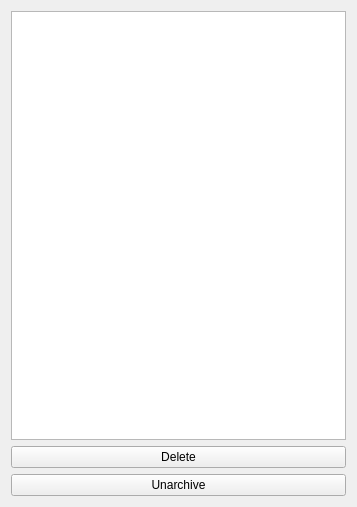
<?xml version="1.0" encoding="UTF-8"?>
<ui version="4.0">
 <class>archive_note_window</class>
 <widget class="QWidget" name="archive_note_window">
  <property name="geometry">
   <rect>
    <x>0</x>
    <y>0</y>
    <width>357</width>
    <height>507</height>
   </rect>
  </property>
  <property name="windowTitle">
   <string>Form</string>
  </property>
  <layout class="QVBoxLayout" name="verticalLayout_2">
   <item>
    <widget class="QListWidget" name="listWidget"/>
   </item>
   <item>
    <layout class="QVBoxLayout" name="verticalLayout">
     <item>
      <widget class="QPushButton" name="pushButton_2">
       <property name="text">
        <string>Delete</string>
       </property>
      </widget>
     </item>
     <item>
      <widget class="QPushButton" name="pushButton">
       <property name="text">
        <string>Unarchive</string>
       </property>
      </widget>
     </item>
    </layout>
   </item>
  </layout>
 </widget>
 <resources/>
 <connections/>
</ui>
